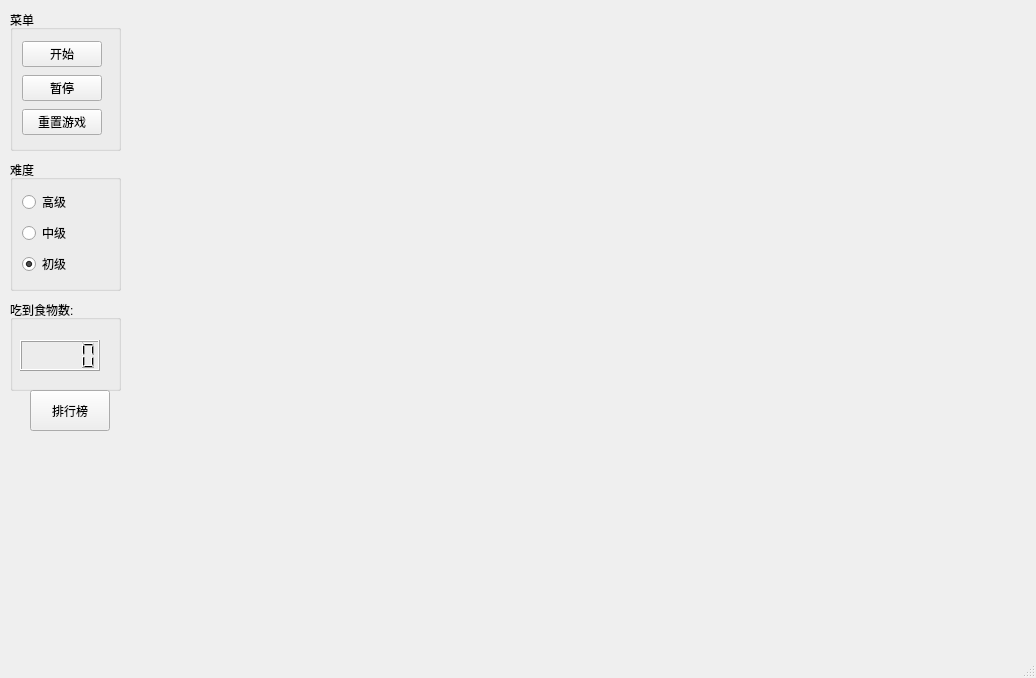
<?xml version="1.0" encoding="UTF-8"?>
<ui version="4.0">
 <class>MainWindow</class>
 <widget class="QMainWindow" name="MainWindow">
  <property name="geometry">
   <rect>
    <x>0</x>
    <y>0</y>
    <width>1036</width>
    <height>678</height>
   </rect>
  </property>
  <property name="windowTitle">
   <string>MainWindow</string>
  </property>
  <widget class="QWidget" name="centralwidget">
   <property name="focusPolicy">
    <enum>Qt::StrongFocus</enum>
   </property>
   <widget class="QGroupBox" name="verticalLayout_3">
    <property name="geometry">
     <rect>
      <x>10</x>
      <y>10</y>
      <width>111</width>
      <height>141</height>
     </rect>
    </property>
    <property name="minimumSize">
     <size>
      <width>80</width>
      <height>0</height>
     </size>
    </property>
    <property name="title">
     <string>菜单</string>
    </property>
    <layout class="QVBoxLayout" name="verticalLayout">
     <item>
      <widget class="QPushButton" name="btnButton">
       <property name="minimumSize">
        <size>
         <width>80</width>
         <height>0</height>
        </size>
       </property>
       <property name="maximumSize">
        <size>
         <width>80</width>
         <height>16777215</height>
        </size>
       </property>
       <property name="focusPolicy">
        <enum>Qt::NoFocus</enum>
       </property>
       <property name="text">
        <string>开始</string>
       </property>
      </widget>
     </item>
     <item>
      <widget class="QPushButton" name="btnPause">
       <property name="minimumSize">
        <size>
         <width>80</width>
         <height>0</height>
        </size>
       </property>
       <property name="maximumSize">
        <size>
         <width>80</width>
         <height>16777215</height>
        </size>
       </property>
       <property name="focusPolicy">
        <enum>Qt::NoFocus</enum>
       </property>
       <property name="text">
        <string>暂停</string>
       </property>
       <property name="checkable">
        <bool>true</bool>
       </property>
      </widget>
     </item>
     <item>
      <widget class="QPushButton" name="btnRelnit">
       <property name="minimumSize">
        <size>
         <width>80</width>
         <height>0</height>
        </size>
       </property>
       <property name="maximumSize">
        <size>
         <width>80</width>
         <height>16777215</height>
        </size>
       </property>
       <property name="focusPolicy">
        <enum>Qt::NoFocus</enum>
       </property>
       <property name="text">
        <string>重置游戏</string>
       </property>
      </widget>
     </item>
    </layout>
   </widget>
   <widget class="QGroupBox" name="groupBox_2">
    <property name="geometry">
     <rect>
      <x>10</x>
      <y>160</y>
      <width>111</width>
      <height>131</height>
     </rect>
    </property>
    <property name="title">
     <string>难度</string>
    </property>
    <layout class="QVBoxLayout" name="verticalLayout_2">
     <item>
      <widget class="QRadioButton" name="radioHard">
       <property name="minimumSize">
        <size>
         <width>80</width>
         <height>0</height>
        </size>
       </property>
       <property name="maximumSize">
        <size>
         <width>80</width>
         <height>16777215</height>
        </size>
       </property>
       <property name="focusPolicy">
        <enum>Qt::NoFocus</enum>
       </property>
       <property name="text">
        <string>高级</string>
       </property>
      </widget>
     </item>
     <item>
      <widget class="QRadioButton" name="radioMid">
       <property name="minimumSize">
        <size>
         <width>80</width>
         <height>0</height>
        </size>
       </property>
       <property name="maximumSize">
        <size>
         <width>80</width>
         <height>16777215</height>
        </size>
       </property>
       <property name="focusPolicy">
        <enum>Qt::NoFocus</enum>
       </property>
       <property name="text">
        <string>中级</string>
       </property>
      </widget>
     </item>
     <item>
      <widget class="QRadioButton" name="radioEasy">
       <property name="minimumSize">
        <size>
         <width>80</width>
         <height>0</height>
        </size>
       </property>
       <property name="maximumSize">
        <size>
         <width>80</width>
         <height>16777215</height>
        </size>
       </property>
       <property name="focusPolicy">
        <enum>Qt::NoFocus</enum>
       </property>
       <property name="text">
        <string>初级</string>
       </property>
       <property name="checked">
        <bool>true</bool>
       </property>
      </widget>
     </item>
    </layout>
   </widget>
   <widget class="QGroupBox" name="groupBox_3">
    <property name="geometry">
     <rect>
      <x>10</x>
      <y>300</y>
      <width>111</width>
      <height>91</height>
     </rect>
    </property>
    <property name="title">
     <string>吃到食物数:</string>
    </property>
    <widget class="QLCDNumber" name="lcdNumber">
     <property name="geometry">
      <rect>
       <x>10</x>
       <y>40</y>
       <width>80</width>
       <height>31</height>
      </rect>
     </property>
     <property name="minimumSize">
      <size>
       <width>80</width>
       <height>0</height>
      </size>
     </property>
     <property name="maximumSize">
      <size>
       <width>80</width>
       <height>16777215</height>
      </size>
     </property>
    </widget>
   </widget>
   <widget class="QPushButton" name="btnRank">
    <property name="geometry">
     <rect>
      <x>30</x>
      <y>390</y>
      <width>80</width>
      <height>41</height>
     </rect>
    </property>
    <property name="text">
     <string>排行榜</string>
    </property>
   </widget>
  </widget>
  <widget class="QStatusBar" name="statusbar"/>
 </widget>
 <resources/>
 <connections/>
</ui>
